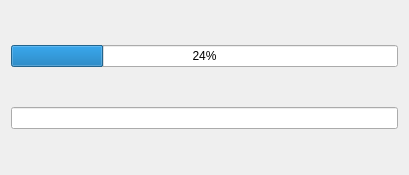
<?xml version="1.0" encoding="UTF-8"?>
<ui version="4.0">
 <class>ProgressBarDialog</class>
 <widget class="QDialog" name="ProgressBarDialog">
  <property name="geometry">
   <rect>
    <x>0</x>
    <y>0</y>
    <width>409</width>
    <height>175</height>
   </rect>
  </property>
  <property name="windowTitle">
   <string>Dialog</string>
  </property>
  <layout class="QVBoxLayout" name="verticalLayout">
   <item>
    <widget class="QProgressBar" name="progressBar">
     <property name="value">
      <number>24</number>
     </property>
    </widget>
   </item>
   <item>
    <widget class="QLineEdit" name="description"/>
   </item>
  </layout>
 </widget>
 <resources/>
 <connections/>
</ui>
